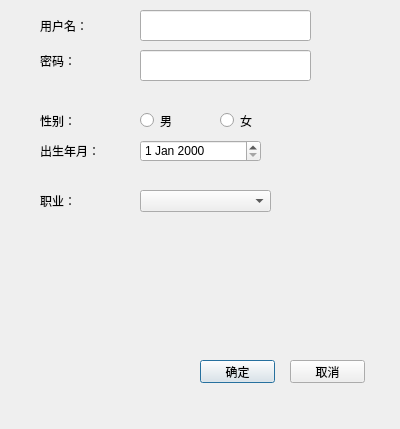
<?xml version="1.0" encoding="UTF-8"?>
<ui version="4.0">
 <class>Dialog</class>
 <widget class="QDialog" name="Dialog">
  <property name="geometry">
   <rect>
    <x>0</x>
    <y>0</y>
    <width>400</width>
    <height>429</height>
   </rect>
  </property>
  <property name="windowTitle">
   <string>Dialog</string>
  </property>
  <property name="styleSheet">
   <string notr="true">#Dialog{border-image:url(:/new/prefix2/Picture/backImg.JPG);}</string>
  </property>
  <widget class="QLineEdit" name="lineEdit">
   <property name="geometry">
    <rect>
     <x>140</x>
     <y>10</y>
     <width>171</width>
     <height>31</height>
    </rect>
   </property>
  </widget>
  <widget class="QLabel" name="label">
   <property name="geometry">
    <rect>
     <x>40</x>
     <y>15</y>
     <width>71</width>
     <height>21</height>
    </rect>
   </property>
   <property name="text">
    <string>用户名：</string>
   </property>
  </widget>
  <widget class="QLabel" name="label_2">
   <property name="geometry">
    <rect>
     <x>40</x>
     <y>50</y>
     <width>71</width>
     <height>21</height>
    </rect>
   </property>
   <property name="text">
    <string>密码：</string>
   </property>
  </widget>
  <widget class="QLineEdit" name="lineEdit_2">
   <property name="geometry">
    <rect>
     <x>140</x>
     <y>50</y>
     <width>171</width>
     <height>31</height>
    </rect>
   </property>
   <property name="echoMode">
    <enum>QLineEdit::Password</enum>
   </property>
  </widget>
  <widget class="QLabel" name="label_3">
   <property name="geometry">
    <rect>
     <x>40</x>
     <y>110</y>
     <width>71</width>
     <height>21</height>
    </rect>
   </property>
   <property name="text">
    <string>性别：</string>
   </property>
  </widget>
  <widget class="QRadioButton" name="radioButton">
   <property name="geometry">
    <rect>
     <x>140</x>
     <y>110</y>
     <width>71</width>
     <height>21</height>
    </rect>
   </property>
   <property name="text">
    <string>男</string>
   </property>
  </widget>
  <widget class="QRadioButton" name="radioButton_2">
   <property name="geometry">
    <rect>
     <x>220</x>
     <y>110</y>
     <width>71</width>
     <height>21</height>
    </rect>
   </property>
   <property name="text">
    <string>女</string>
   </property>
  </widget>
  <widget class="QLabel" name="label_4">
   <property name="geometry">
    <rect>
     <x>40</x>
     <y>140</y>
     <width>71</width>
     <height>21</height>
    </rect>
   </property>
   <property name="text">
    <string>出生年月：</string>
   </property>
  </widget>
  <widget class="QDateEdit" name="dateEdit">
   <property name="geometry">
    <rect>
     <x>140</x>
     <y>140</y>
     <width>121</width>
     <height>22</height>
    </rect>
   </property>
  </widget>
  <widget class="QLabel" name="label_5">
   <property name="geometry">
    <rect>
     <x>40</x>
     <y>190</y>
     <width>71</width>
     <height>21</height>
    </rect>
   </property>
   <property name="text">
    <string>职业：</string>
   </property>
  </widget>
  <widget class="QComboBox" name="comboBox">
   <property name="geometry">
    <rect>
     <x>140</x>
     <y>190</y>
     <width>131</width>
     <height>22</height>
    </rect>
   </property>
  </widget>
  <widget class="QPushButton" name="pushButton">
   <property name="geometry">
    <rect>
     <x>200</x>
     <y>360</y>
     <width>75</width>
     <height>23</height>
    </rect>
   </property>
   <property name="text">
    <string>确定</string>
   </property>
  </widget>
  <widget class="QPushButton" name="pushButton_2">
   <property name="geometry">
    <rect>
     <x>290</x>
     <y>360</y>
     <width>75</width>
     <height>23</height>
    </rect>
   </property>
   <property name="text">
    <string>取消</string>
   </property>
  </widget>
 </widget>
 <resources/>
 <connections/>
</ui>
